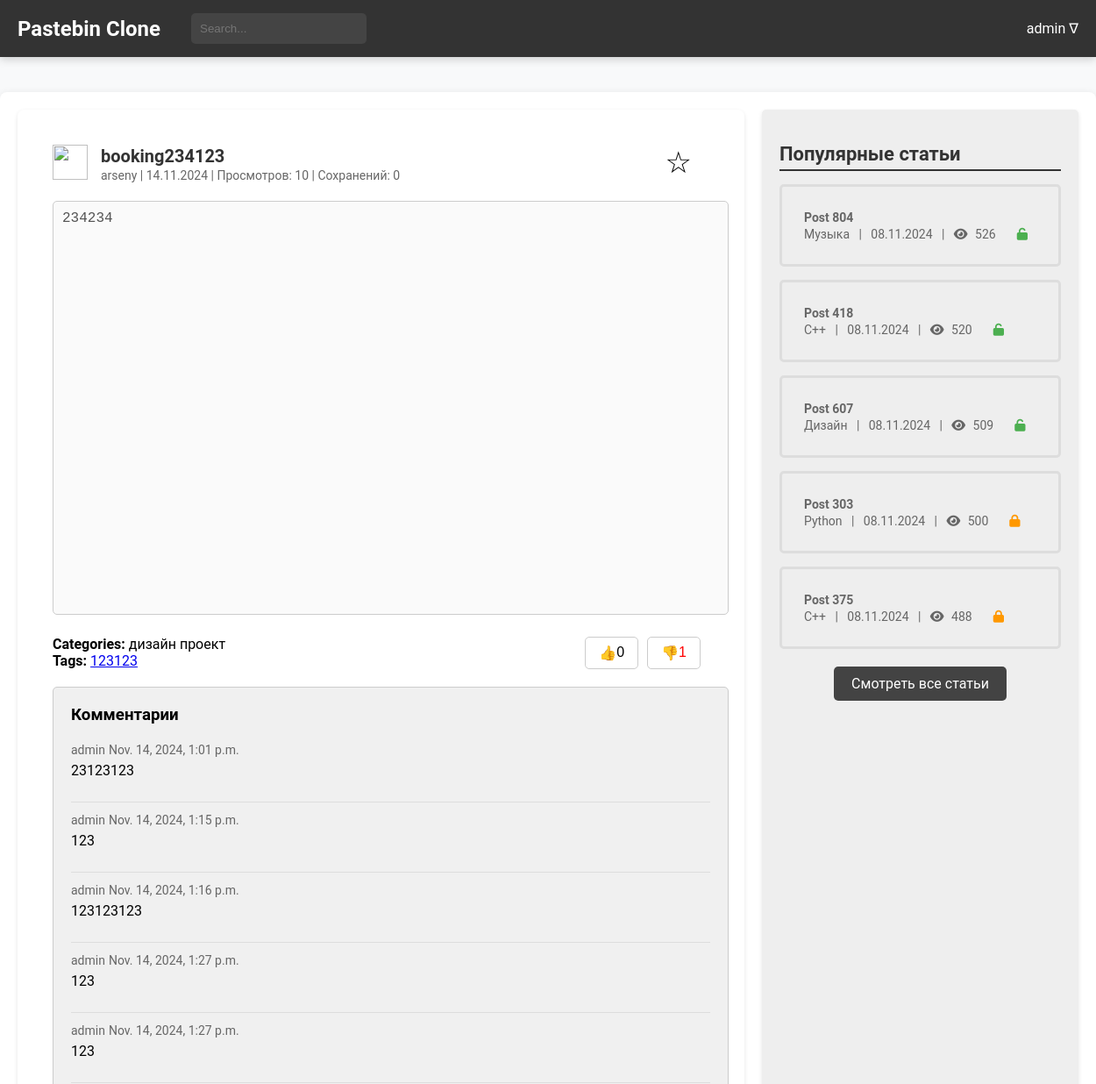
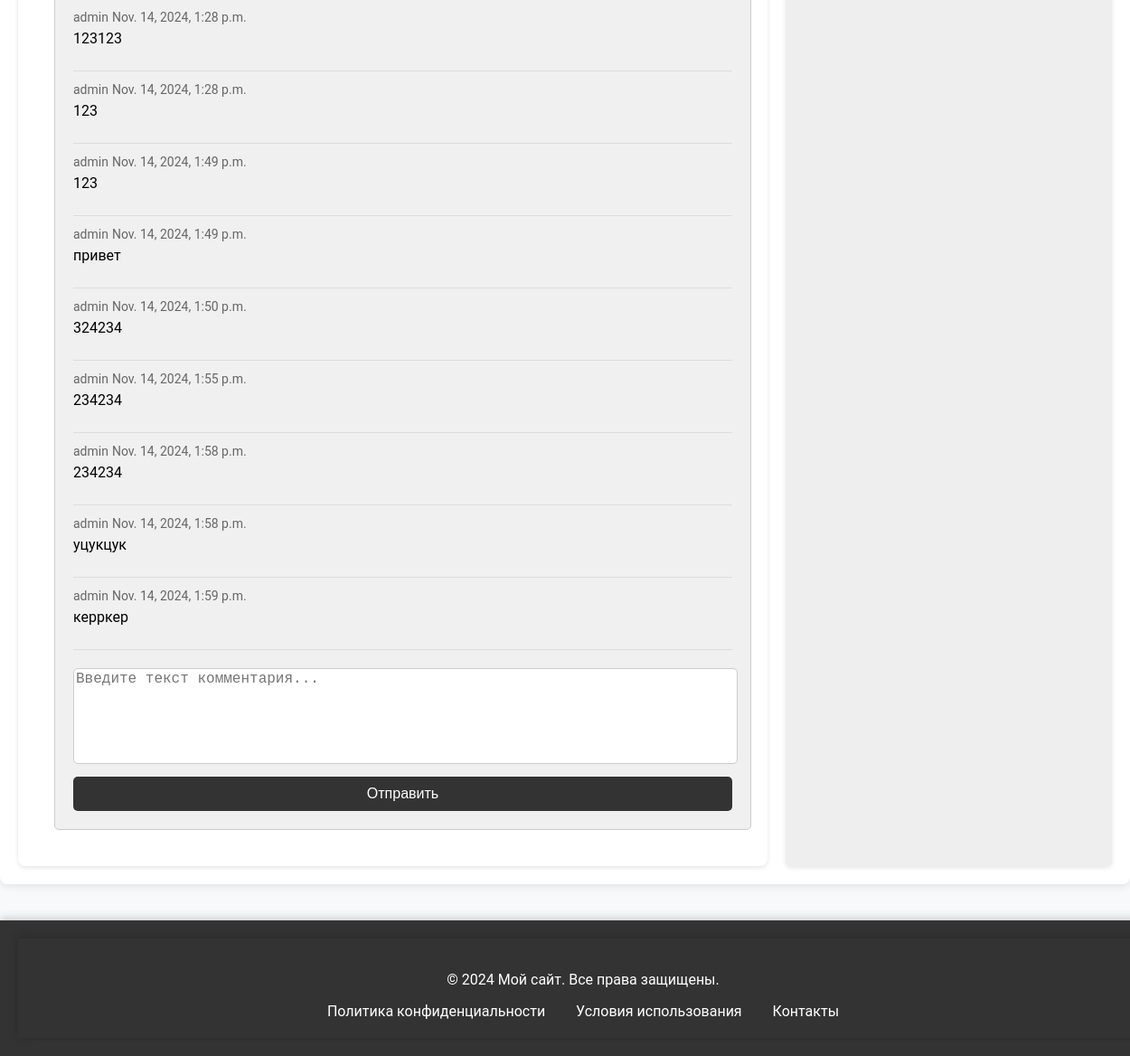
Page /comments/create/57c020b8d67d4a2dadf81ad1ddde826f (signed in) on the earlier database version (2 pictures, top to bottom).
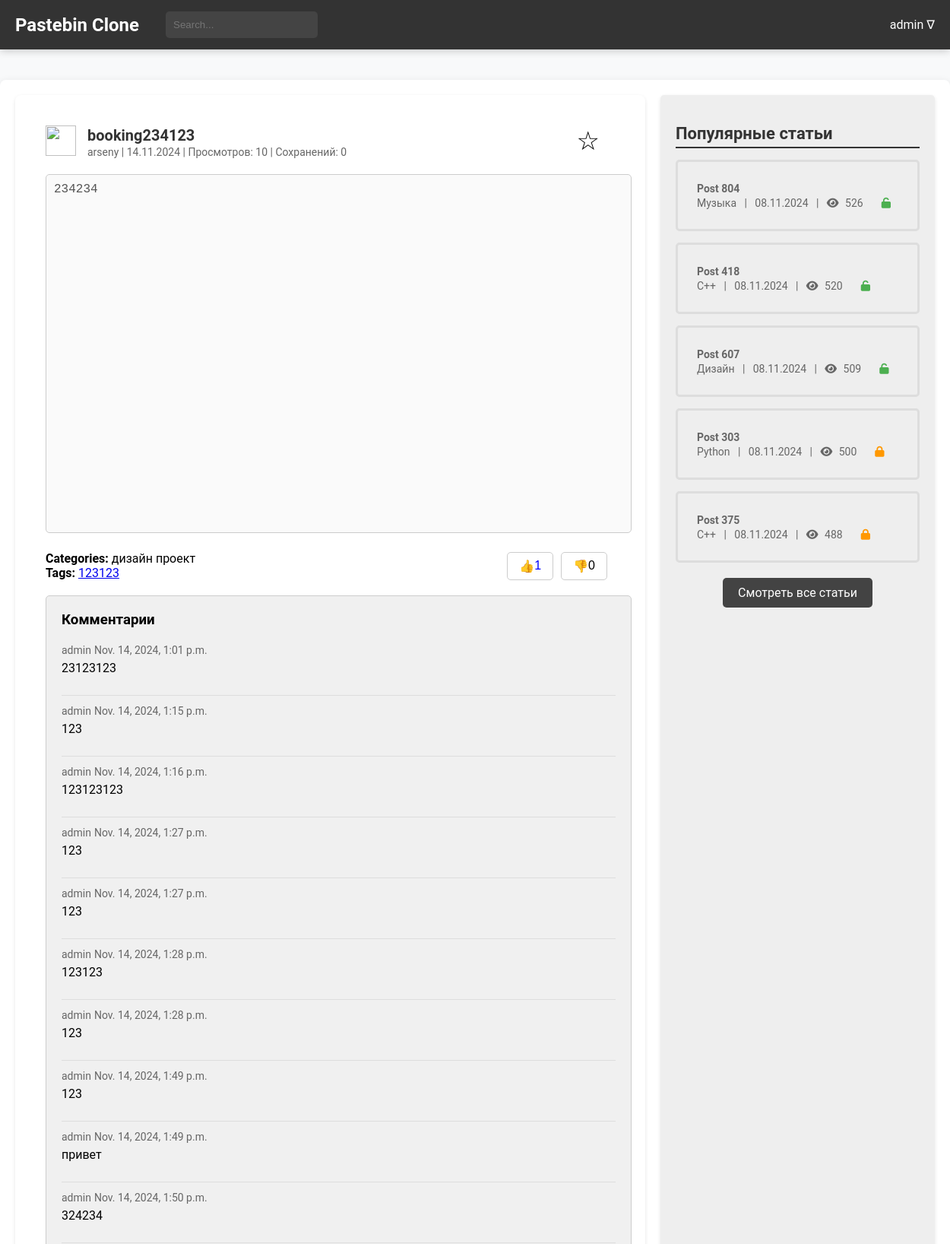
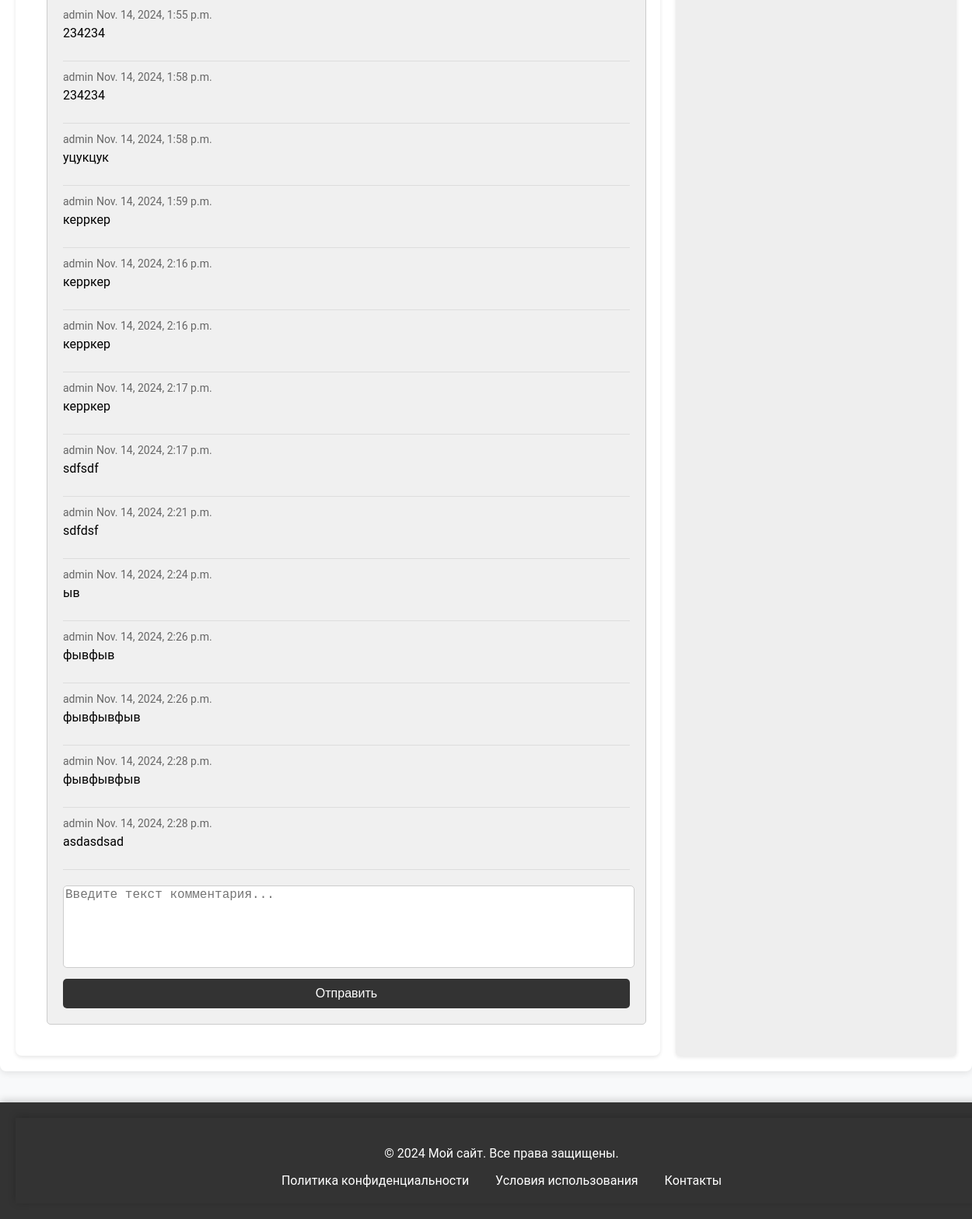
Same page on the later database version (2 pictures, top to bottom).
### blog/models.py (models this page shows, shortened)
class Tag(models.Model):
    name = models.CharField(max_length=30, unique=True)
    def __str__(self):
        return self.name
    class Meta:
        verbose_name = 'Тег'
        verbose_name_plural = 'Теги'

class Comment(models.Model):
    paste = models.ForeignKey(Paste, related_name='comments', on_delete=models.CASCADE)
    author = models.ForeignKey(User, on_delete=models.CASCADE)
    content = models.TextField()
    created_at = models.DateTimeField(auto_now_add=True)
    class Meta:
        verbose_name = 'Комментарий'
        verbose_name_plural = 'Комментарии'

class Paste(models.Model):
    ACCESS_STATUS_CHOICES = [
        (0, 'Private'),
        (1, 'Public'),
        (2, 'Draft'),
    ]
    TIME_LIVE_CHOICES = [
        (None, 'Никогда'),
        (timedelta(minutes=2), 'Через 2 минуты'),
        (timedelta(hours=1), 'Через 1 час'),
        (timedelta(days=1), 'Через 1 день'),
        (timedelta(weeks=1), 'Через 1 неделю'),
    ]
    title = models.CharField(max_length=200)
    content = models.TextField()
    author = models.ForeignKey(User, on_delete=models.CASCADE)
    created_at = models.DateTimeField(auto_now_add=True)
    updated_at = models.DateTimeField(auto_now=True)
    slug = models.UUIDField(default=uuid.uuid4, editable=False, unique=True)
    tags = models.ManyToManyField(Tag, related_name='posts')
    category = models.ForeignKey(Category, on_delete=models.SET_NULL, null=True)
    access_status = models.IntegerField(choices=ACCESS_STATUS_CHOICES, default=1)
    time_live = models.DurationField(null=True, blank=True)
    password = models.CharField(max_length=100, null=True, blank=True)
    is_delete_after_read = models.BooleanField(default=False)
    views_count = models.PositiveIntegerField(default=0)
    favourite_count = models.PositiveIntegerField(default=0)
    def get_formatted_created_at(self):
        return self.created_at.strftime('%d.%m.%Y')
    def get_time_live_display(self):
        choices_dict = {
            None: "Никогда",
            timedelta(minutes=2): "Через 2 минуты",
            timedelta(hours=1): "Через 1 час",
            timedelta(days=1): "Через 1 день",
            timedelta(weeks=1): "Через 1 неделю",
        }
        return choices_dict.get(self.time_live, "Неизвестно")
    class Meta:
        verbose_name = 'Паста'
        verbose_name_plural = 'Паста'

class Category(models.Model):
    name = models.CharField(max_length=30, unique=True)
    parent = models.ForeignKey(
        'self',
        on_delete=models.CASCADE,
        null=True, blank=True,
        related_name='subcategories'
    )
    def __str__(self):
        return self.name
    class Meta:
        verbose_name = 'Категория'
        verbose_name_plural = 'Категории'

### users/models.py (models this page shows)
class CustomUser(AbstractUser):
    bio = models.TextField(blank=True, null=True)
    favorites = models.ManyToManyField('blog.Paste', related_name='favorited_by', blank=True)
    address = models.CharField(max_length=100, blank=True, null=True)
    avatar = models.ImageField(upload_to='avatars/', blank=True, null=True)
    groups = models.ManyToManyField(
        'auth.Group',
        related_name='customuser_set',
        blank=True
    )
    user_permissions = models.ManyToManyField(
        'auth.Permission',
        related_name='customuser_set',
        blank=True
    )
    def __str__(self):
        return self.username
    class Meta:
        verbose_name = "Пользователь"
        verbose_name_plural = "Пользователи"

### blog/views.py (the view, shortened to what this page needs)
# urls.py: path('comments/create/<slug:slug>', views.create_comment, name='comment-create'),
def create_comment(request, slug):
    post, popular_posts = get_post_context(request, slug)
    return render_post_response(request, post, popular_posts, requires_password=False)

### general/context_processors.py (called while the page is built)
def unread_counts(request):
    if request.user.is_authenticated:
        unread_messages_count = Messages.objects.filter(user=request.user, is_checked=False).count()
        unread_notifications_count = Notifications.objects.filter(user=request.user, is_checked=False).count()
    else:
        unread_messages_count = 0
        unread_notifications_count = 0
    return {
        'unread_messages_count': unread_messages_count,
        'unread_notifications_count': unread_notifications_count,
    }

### blog/templates/blog/post.html (shortened to what this page needs)
{% extends 'blog/temps/base.html' %}
{% load static %}
{% block head %}
<link rel="stylesheet" type="text/css" href="{% static 'css/post.css' %}">
{% endblock %}
{% block content %}
<main>
    <div class="main-container">
        <div id="post-content" class="left-block">
            <div class="post-preview" style="display: flex; justify-content: space-between; align-items: center;">
                <div class="icon">
                    <img src="https://th.bing.com/th/id/OIP.oESypaPq8Yzj1DuqXK9VjQAAAA?rs=1&pid=ImgDetMain"
                         alt="{{ user.nickname }}" width="40" height="40">
                </div>
                <div class="info" style="flex-grow: 1;">
                    <span class="post-title">{{ post.title }}</span>
                    <br>
                    <span class="post-meta">{{ post.author }} | {{ post.get_formatted_created_at }} | Просмотров: {{ post.views_count }} | Сохранений: {{ post.favourite_count }}</span>
                </div>
                <span class="post-favorite" data-post-slug="{{ post.slug }}" style="cursor: pointer; margin-left: auto;">
                    <span class="star" id="favorite-star" style="color: {% if post in user.favorites.all %}#FFD700{% else %}black{% endif %}; font-size: 18px;">
                        {% if post in user.favorites.all %}★{% else %}☆{% endif %}
                    </span>
                </span>
            </div>
            <div id="post-content-display">
                <div class="post-editor">
                    <textarea placeholder="Введите текст поста..." disabled>{{post.content}}</textarea>
                </div>
                <div class="post-metadata" style="display: flex; justify-content: space-between; align-items: center;">
                    <div class="post-info">
                        <span class="categories"><strong>Categories:</strong> {{ post.category }}</span><br>
                        <span class="tags"><strong>Tags:</strong>
                            {% for tag in post.tags.all %}
                                <a href="{% url 'blog:posts-list' %}?tags={{ tag.name|urlencode }}" class="tag-link">{{ tag.name }}</a>{% if not forloop.last %}, {% endif %}
                            {% endfor %}
                        </span>
                    </div>
                    <div class="post-actions" style="display: flex; align-items: center;">
                        <button id="like-button-{{ post.id }}" class="like-button" onclick="likeDislikePaste({{ post.id }}, 'like')" style="margin-right: 10px; color: {% if user_liked %}blue{% else %}black{% endif %};">
                            👍 <span id="like-count-{{ post.id }}">{{ likes_count }}</span>
                        </button>
                        <button id="dislike-button-{{ post.id }}" class="dislike-button" onclick="likeDislikePaste({{ post.id }}, 'dislike')" style="margin-right: 10px; color: {% if user_disliked %}red{% else %}black{% endif %};">
                            👎 <span id="dislike-count-{{ post.id }}">{{ dislikes_count }}</span>
                        </button>
                    </div>
                </div>
                <div class="post-settings">
                    <h3>Комментарии</h3>
                    <ul class="comments-list">
                        {% for comment in post.comments.all %}
                        <li>
                            <span>{{comment.author}}</span>
                            <span>{{comment.created_at}}</span>
                            <p>{{comment.content}}</p>
                        </li>
                        {% endfor %}
                    </ul>
                    <form class="comment-form" method="POST" action="{% url 'blog:comment-create' post.slug %}">
                        <textarea placeholder="Введите текст комментария..." maxlength="100" name="content"></textarea>
                        <button type="submit">Отправить</button>
                    </form>
                </div>
            </div>
        </div>
        {% include 'blog/temps/popular_posts.html' %}
    </div>
</main>
{% endblock %}

### blog/templates/blog/temps/popular_posts.html
{% load static %}
<head>
    <link rel="stylesheet" type="text/css" href="{% static 'css/popular_posts.css' %}">
    <link rel="stylesheet" href="https://cdnjs.cloudflare.com/ajax/libs/font-awesome/6.0.0-beta3/css/all.min.css">
</head>
<div class="right-block">
    <h2>Популярные статьи</h2>
    <ul>
        {% for popular_post in popular_posts %}
        <li>
            <a href="{% url 'blog:post-detail' popular_post.slug %}">
                <span class="article-title">{{popular_post.title}}</span>
                <br>
                <span class="article-meta">{{ popular_post.category }} &nbsp; | &nbsp; {{ popular_post.get_formatted_created_at }} &nbsp; |  &nbsp;
                                    <i class="fa fa-eye"></i> <span
                            class="view-count">{{popular_post.views_count}}</span></span>
                {% if popular_post.password %}
                <span><i class="fa fa-lock" aria-hidden="true" style="color: #FF9800;"></i></span>
                {% else %}
                <span><i class="fa fa-unlock" aria-hidden="true" style="color: #4CAF50;"></i></span>
                {% endif %}
            </a>
        </li>
        {% endfor %}
    </ul>
     <div class="all-posts-link">
        <a href="{% url 'blog:posts-list' %}">Смотреть все статьи</a>
    </div>
</div>

Differences in the rows shown:
added Comment: author "admin", created_at "Nov. 14, 2024, 2:16 p.m.", content "керркер"
added Comment: author "admin", created_at "Nov. 14, 2024, 2:16 p.m.", content "керркер"
added Comment: author "admin", created_at "Nov. 14, 2024, 2:17 p.m.", content "керркер"
added Comment: author "admin", created_at "Nov. 14, 2024, 2:17 p.m.", content "sdfsdf"
added Comment: author "admin", created_at "Nov. 14, 2024, 2:21 p.m.", content "sdfdsf"
added Comment: author "admin", created_at "Nov. 14, 2024, 2:24 p.m.", content "ыв"
added Comment: author "admin", created_at "Nov. 14, 2024, 2:26 p.m.", content "фывфыв"
added Comment: author "admin", created_at "Nov. 14, 2024, 2:26 p.m.", content "фывфывфыв"
added Comment: author "admin", created_at "Nov. 14, 2024, 2:28 p.m.", content "фывфывфыв"
added Comment: author "admin", created_at "Nov. 14, 2024, 2:28 p.m.", content "asdasdsad"
Other differences:
{{ likes_count }}: "0" → "1"
{{ dislikes_count }}: "1" → "0"
